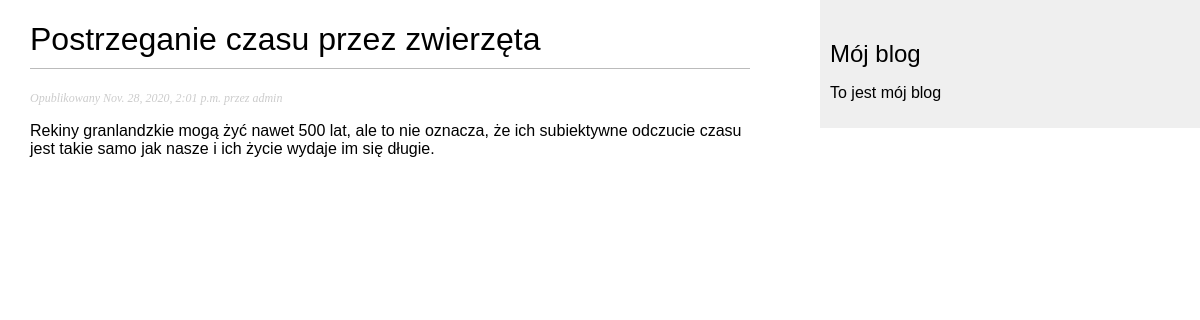
The page /blog/2020/11/28/postrzeganie_czasu/ on the database its author committed.
### blog/models.py (models this page shows, shortened)
class Post(models.Model):
    objects = models.Manager()
    published = PublishedManager()
    STATUS_CHOICES = (("draft", "Roboczy"), ("published", "Opublikowany"),)
    title = models.CharField(max_length=250)
    slug = models.SlugField(max_length=250, unique_for_date="publish")
    author = models.ForeignKey(User, on_delete=models.CASCADE, related_name="blog_posts")
    body = models.TextField()
    publish = models.DateTimeField(default=timezone.now)
    created = models.DateTimeField(auto_now_add=True)
    updated = models.DateTimeField(auto_now=True)
    status = models.CharField(max_length=10, choices=STATUS_CHOICES, default="draft")
    class Meta:
        ordering = ("-publish",)

### blog/views.py (the view)
def post_detail (request, year, month, day, post):
    post = get_object_or_404(Post, slug=post,
                             status = "published",
                             publish__year = year,
                             publish__month = month,
                             publish__day = day)
    return render(request,
                  "blog/post/detail.html",
                  {"post":post})

### blog/templates/blog/post/detail.html (shortened to what this page needs)
{% extends "blog/base.html"%}
{%block content%}
    <h1> {{post.title}} </h1>
    <p class = "date">
        Opublikowany {{ post.publish}} przez {{post.author}}
    </p>
    {{post.body|linebreaks}}
{%endblock%}

### blog/static/css/blog.css (style rules this page uses)
body { margin:0; padding:0; font-family:helvetica, sans-serif; }
h1 { font-weight:normal; border-bottom:1px solid #bbb; padding:0 0 10px 0; }
p.date { color:#ccc; font-family: georgia, serif; font-size: 12px; font-style: italic; }

### rows shown on the page
Post: title "Postrzeganie czasu przez zwierzęta", publish "Nov. 28, 2020, 2:01 p.m.", author "admin", body "Rekiny granlandzkie mogą żyć nawet 500 lat, ale to nie oznacza, że ich subiektywne odczucie czasu jest takie samo jak nasze i ich życie wydaje im się długie."
